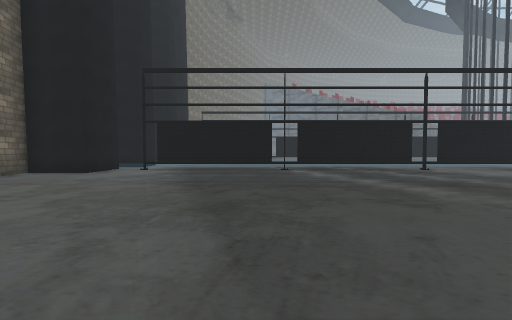
View 1 (above)

21 first-person views from a walk through a 3-D level made in the Unity game engine. The camera is 1.4 m above the floor, tilts 2° down and sees 90° across. The floor is counted in squares, 2 m on a side. Each view is taken from the middle of a square. On the plan, view 1 faces up. The plan holds only what a view shows up to about 9 squares ahead; the rest is blank. The place goes on beyond the plan. Some surface patterns are stand-ins.

View 2
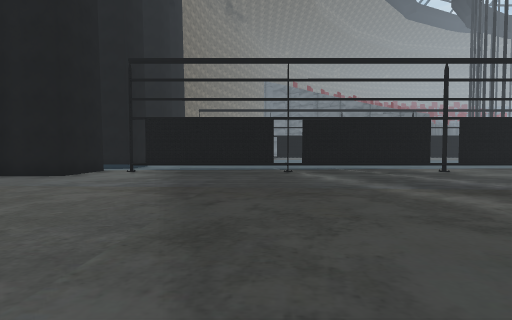

View 3
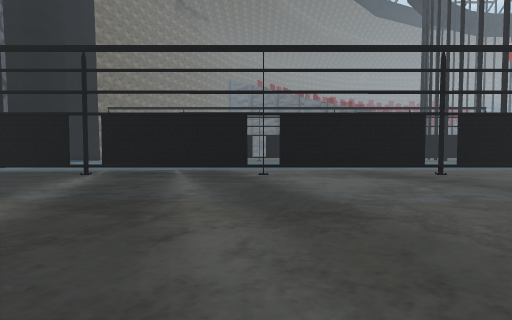

View 4
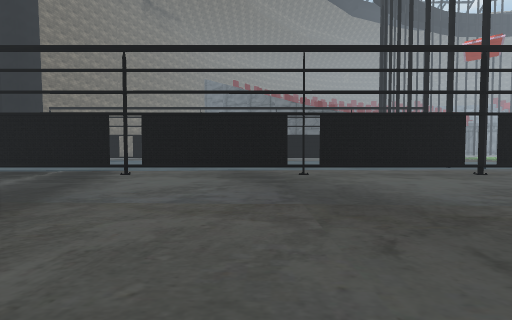

View 5
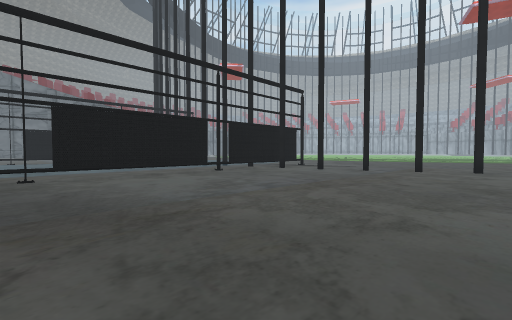

View 6
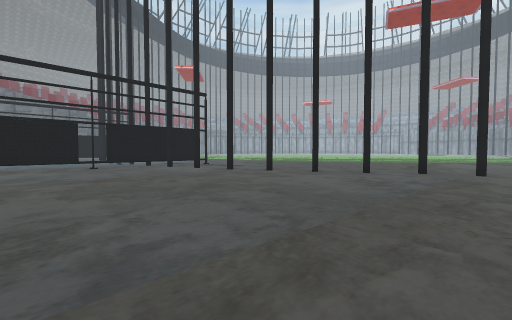

View 7
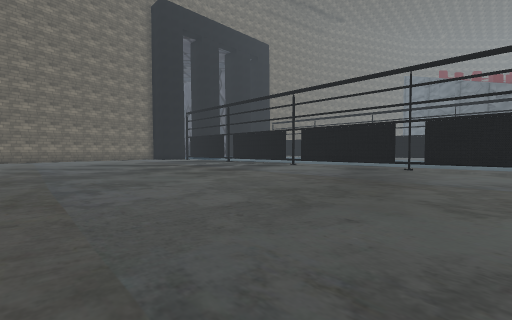

View 8
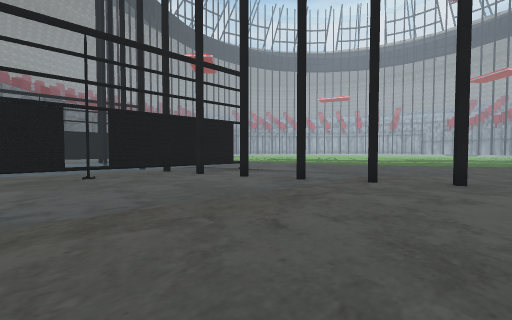

View 9
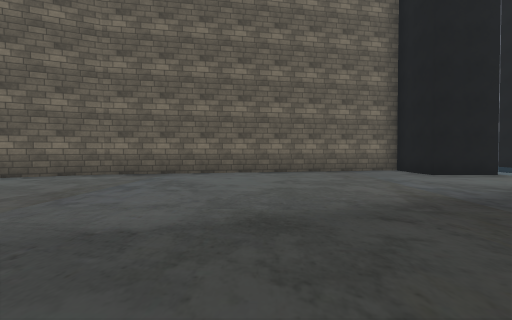

View 10
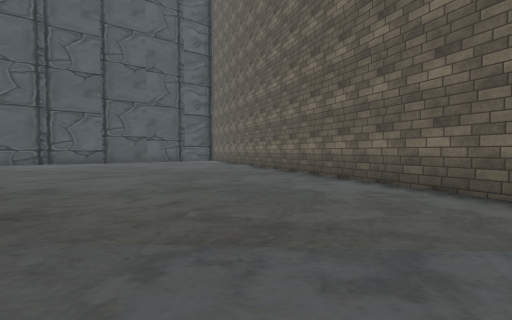

View 11
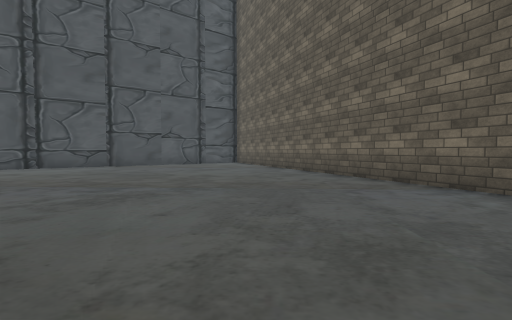

View 12
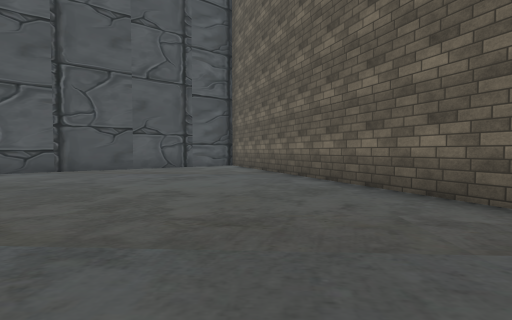

View 13
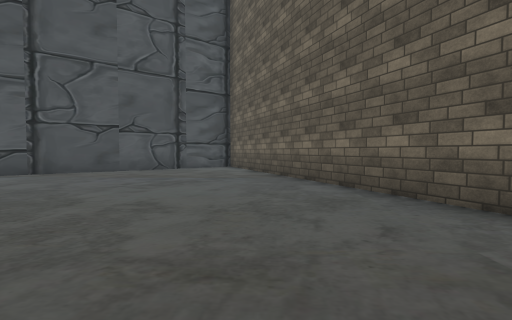

View 14
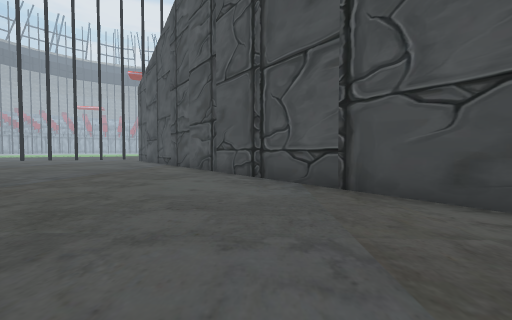

View 15
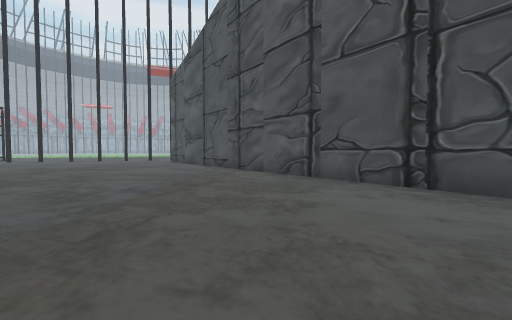

View 16
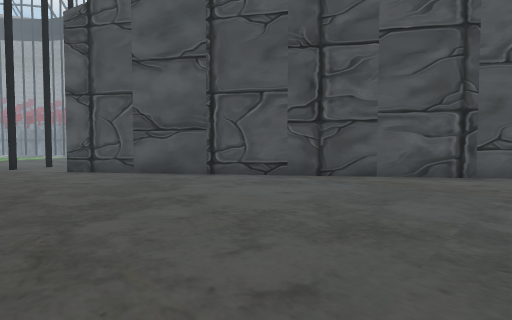

View 17
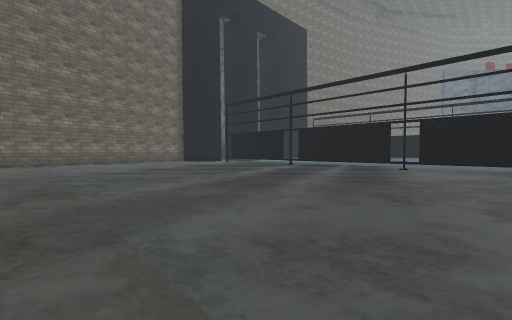

View 18
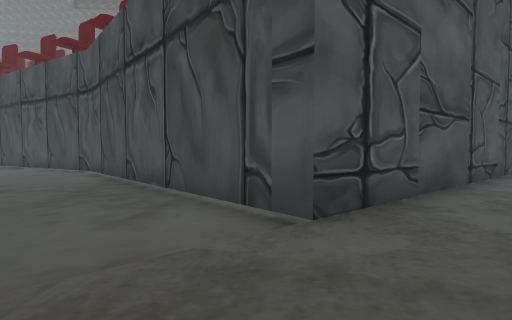

View 19
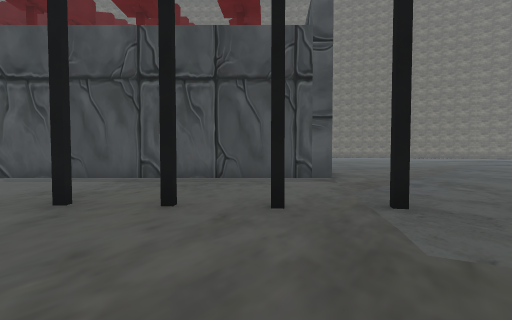

View 20
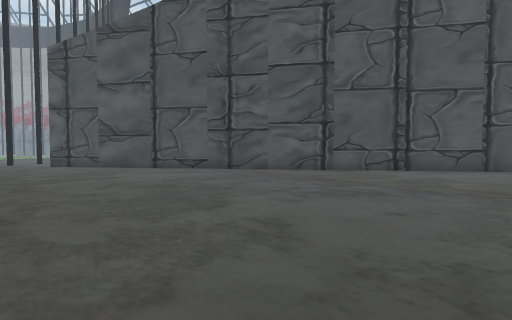

View 21
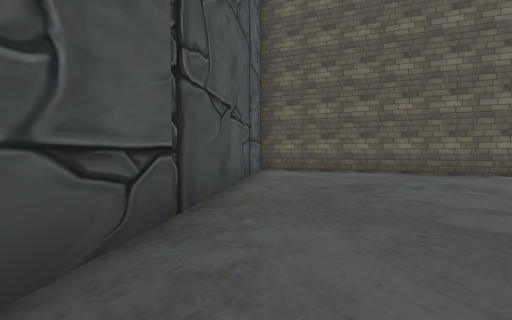

### Floor plan
Key: @ floor where view 1 was taken; # wall or solid block; x gap in a wall; . main floor; : floor 0.25 m higher than the main floor; / step, stairs or slope; T thing the floor can be seen under or through.
Columns run from 7 left of view 1 to 27 right of it. Each row starts with its distance up from view 1.
 14                       ::
 13                   ::  ::
 12                   :::::::/
 11      ::::////////..........
 10  #..........................
  9  #.#TTTTTTTTTxxTTTxxTTTxxTT#
  8 ##............................
  7 #..............................
  6 #...............................
  5 #...............................:
  4 #...........................#....:
  3 #............................#...:/
  2 ##................................:
  1  #...........................#.....
  0  #.....@......................#....
 -1  #.............................#...
 -2  #........   ......................
 -3  ##........  ..............##...#..
 -4   #......... .............####...#.
 -5   ##....................###  ##....
 -6    #...................##     ##...
 -7    ##................###       ##..
 -8     #...............##          ##.
 -9     ##.............##            ##
-10      #...........###
-11      #..........##
-12      ##........##
-13       #......###
-14       ##....##

Positions as (right, up) in squares from view 1, and headings:
1: (0, 0), facing up
2: (0, 1), facing up
3: (6, 2), facing up
4: (10, 2), facing up
5: (11, 2), facing up-right
6: (14, -2), facing up-right
7: (14, -1), facing up-left
8: (15, 2), facing up-right
9: (2, 3), facing left
10: (-2, 2), facing down
11: (0, -1), facing down
12: (0, -4), facing down
13: (0, -5), facing down
14: (2, -11), facing right
15: (4, -8), facing right
16: (10, -1), facing down-right
17: (9, -1), facing up-left
18: (21, 0), facing down
19: (27, 1), facing down-left
20: (6, -1), facing down-right
21: (8, -10), facing down-left
